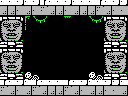

This game map was drawn from its Tiled (.tmx) file and the tilesets committed beside it. A one-line description and the full map source follow:
An orthogonal 16x12 tile map with 8x8 px tiles, 1 tile layer (Tile Layer 1) and 6 objects (item, big-item, breakable-left, breakable-right, breakable-down, ...).

<map version="1.0" orientation="orthogonal" renderorder="right-down" width="16" height="12" tilewidth="8" tileheight="8" nextobjectid="8">
 <tileset firstgid="1" name="tiles" tilewidth="8" tileheight="8" tilecount="256" columns="16">
  <image source="tiles.png" width="128" height="128" />
 </tileset>
 <layer name="Tile Layer 1" width="16" height="12">
  <data encoding="csv">
156,156,247,156,247,151,156,156,247,156,156,156,151,156,247,247,
152,152,153,152,153,153,152,152,153,152,152,152,153,152,153,153,
250,194,195,103,97,98,1,1,102,1,1,97,98,250,194,195,
209,210,211,104,1,1,1,1,1,1,1,1,1,209,210,211,
225,226,227,1,1,1,1,1,1,1,1,1,1,225,226,227,
241,242,243,1,1,1,1,1,1,1,1,1,1,241,242,243,
250,194,195,1,1,1,1,1,1,1,1,1,1,250,194,195,
209,210,211,1,1,1,1,1,1,1,1,1,1,209,210,211,
225,226,227,1,1,1,1,1,1,1,1,1,1,225,226,227,
241,242,243,115,116,1,1,1,1,1,1,115,116,241,242,243,
151,156,247,156,151,156,156,156,151,156,247,156,156,247,247,156,
153,152,153,152,153,152,152,152,153,152,153,152,152,153,153,152
</data>
 </layer>
 <objectgroup name="objects">
  <object id="2" type="item" x="56" y="64" width="16" height="16" />
  <object id="3" type="big-item" x="48" y="56" width="32" height="24" />
  <object id="4" type="breakable-left" x="0" y="48" width="24" height="32" />
  <object id="5" type="breakable-right" x="104" y="48" width="24" height="32" />
  <object id="6" type="breakable-down" x="48" y="80" width="32" height="16" />
  <object id="7" type="4x4-item" x="48" y="48" width="32" height="32" />
 </objectgroup>
</map>
